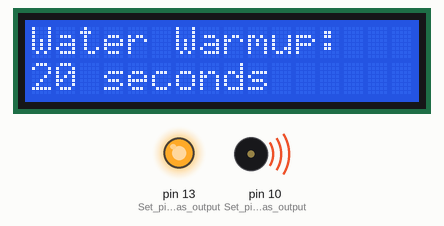
This sketch was run on a simulated Arduino Uno, built with avr-gcc and run on an emulated ATmega328P. On the bench: 16×2 character LCD, output pins drawn as LEDs (lit = HIGH), buzzer (waves = sounding).

Above: at 0.1 s.
At 19.2 s:
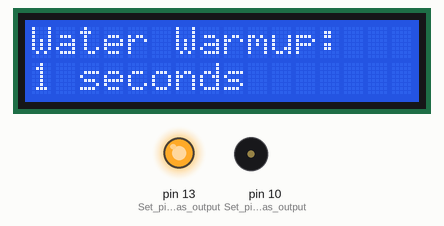
At 21.7 s:
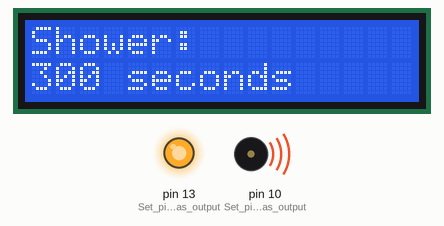
At 38.8 s:
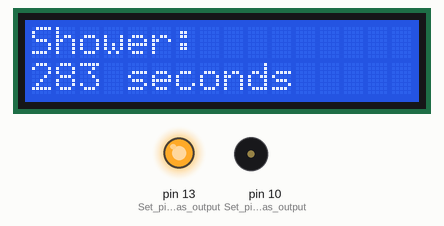
Timing chart, 0 to 40.0 s (numbered marks = the images above):
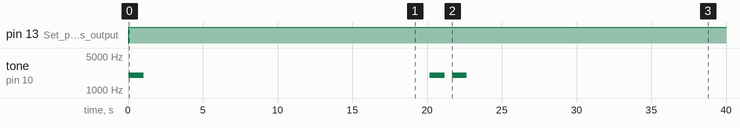

The sketch:

shower_regulator.ino
```cpp
const float showerTime = 5; //minutes
const int warmupTime = 20; //seconds

#include <LiquidCrystal.h>

LiquidCrystal lcd(12, 11, 5, 4, 3, 2);
int stat = 0; //keeps track of the status

void setup() {
  lcd.begin(16,2);
  pinMode(13,OUTPUT); //Set pin 13 as output (For solenoid valve)
  pinMode(10,OUTPUT); //Set pin 10 as output (For buzzer)
}

void loop() {
  if(stat == 0){
    digitalWrite(13,HIGH); //Open solenoid valve
    tone(10,2000,1000); //Gives the warmup buzzer
    for(int  i = warmupTime; i > 0; i--){
      lcd.clear();
      lcd.setCursor(0,0);
      lcd.print("Water Warmup:");
      lcd.setCursor(0,1);
      lcd.print(String(i) + " seconds");
      delay(1000);
    }
    stat++; //Update status
  }
  if(stat == 1){ //If the status is 1, begin the shower timer
    tone(10,2000,1000); //Gives the shower buzz; warmup is over
    delay(1500);
    tone(10,2000,1000);
    for(int i = showerTime * 60; i > 0; i--){
      if(i == 120){ //If there are 2 minutes left, give a warning buzz
        tone(10,2000,1000);
      }else if(i == 60){ //If there is 1 minute left, give a second warning buzz
        tone(10,2000,1000);
      }
      lcd.clear();
      lcd.setCursor(0,0);
      lcd.print("Shower:");
      lcd.setCursor(0,1);
      lcd.print(String(i) + " seconds");
      delay(1000);
    }
    stat++; //Update status
  }
  if(stat == 2){ //If the status is 2,stop the shower and notify user that it is over
    digitalWrite(13,LOW); //Close solvenoid valve
    tone(10,2000); //Gives buzz until it is shut off
    lcd.clear();
    lcd.setCursor(0,0);
    lcd.print("Shower Over");
    lcd.setCursor(0,1);
    lcd.print("Have a Good Day!");
    delay(2000);
    lcd.clear();
    lcd.setCursor(0,0);
    lcd.print("Turn me off");
    lcd.setCursor(0,1);
    lcd.print("Turn water off");
    delay(5000);
  }
}
```

Measured:
- by itself, pin 13 (Set_pin_13_as_output): LOW → HIGH at 0.06 s
- by itself, tone on pin 10 (Set_pin_10_as_output): goes 2000 Hz 1.0 s, silent 19.1 s, 2000 Hz 1.0 s, silent 0.50 s, 2000 Hz 1.0 s, then silent
- what the display in image 1 shows lasts 2.5 s, from 19.2 s to 21.7 s
- what the display in image 2 shows lasts 1.0 s, from 21.7 s to 22.7 s
